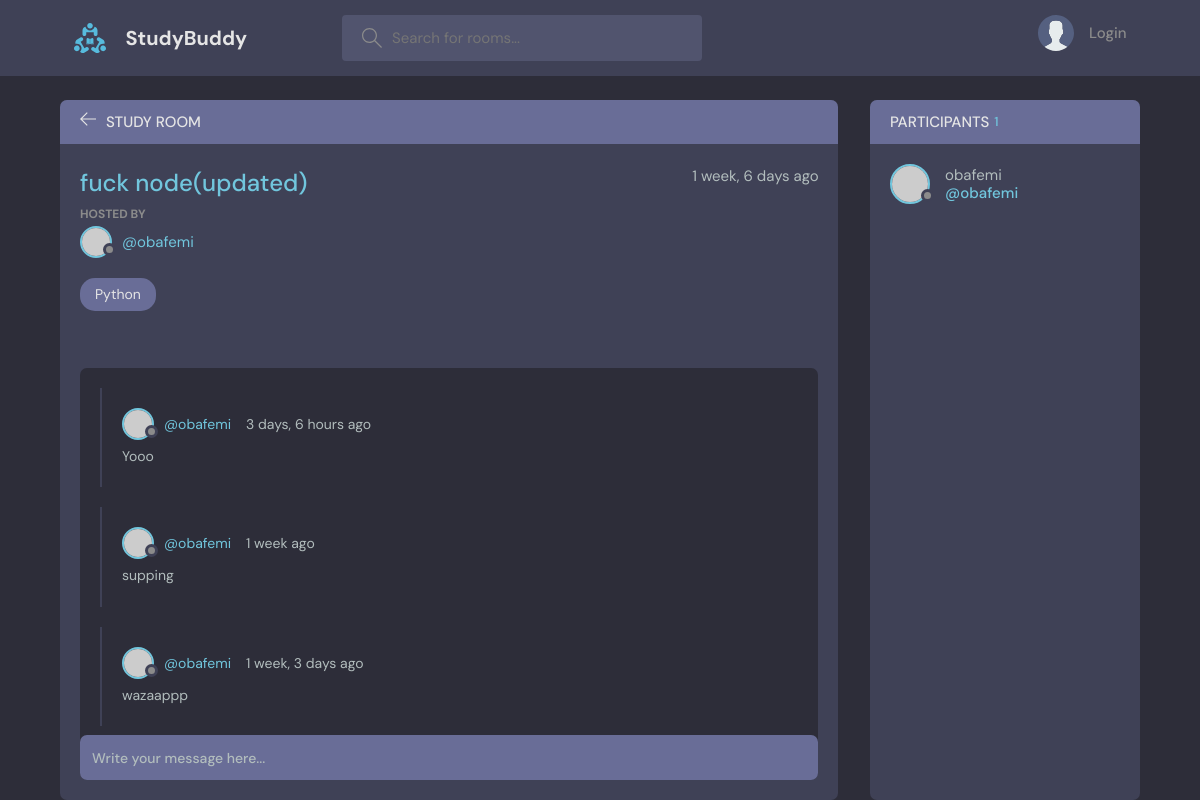
The app's page /room/1/, older data.
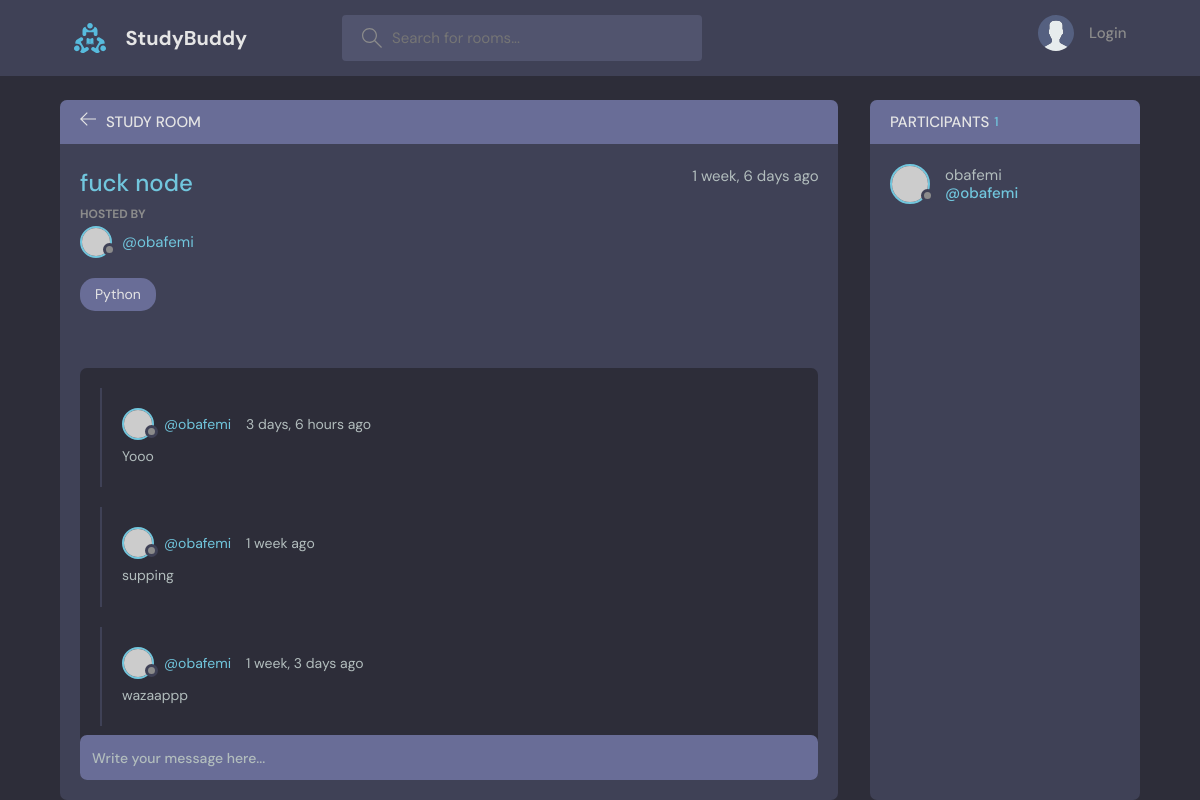
The same page, newer data.
### base/models.py (models this page shows, shortened)
class Room(models.Model):
    topic = models.ForeignKey(Topic, on_delete=models.SET_NULL, null=True)
    host = models.ForeignKey(User, on_delete=models.SET_NULL, null=True)
    name = models.CharField(max_length=200)
    description = models.TextField(null=True, blank=True)
    participants = models.ManyToManyField(User, related_name='participants', blank=True)
    updated = models.DateTimeField(auto_now=True)
    created = models.DateTimeField(auto_now_add=True)
    class Meta:
        ordering = ['-updated']

class Topic(models.Model):
    name = models.CharField(max_length=200)
    def __str__(self):
        return self.name

### base/views.py (the view, shortened to what this page needs)
# urls.py: path('room/<str:pk>/', views.room, name='room'),
def room(request, pk):
    room = Room.objects.get(id=pk)
    messages = room.message_set.all().order_by('-created')
    participants = room.participants.all()
    cointext = {'room': room, 'room_messages': messages, 'participants': participants}
    return render(request, 'base/room.html', cointext)

### base/templates/base/room.html (shortened to what this page needs)
{% extends 'main.html' %}
{% block content %}
    <main class="profile-page layout layout--2">
      <div class="container">
        <div class="room">
          <div class="room__top">
            <div class="room__topLeft">
              <a href="{% url 'home' %}">
                <svg version="1.1" xmlns="http://www.w3.org/2000/svg" width="32" height="32" viewBox="0 0 32 32">
                  <title>arrow-left</title>
                  <path
                    d="M13.723 2.286l-13.723 13.714 13.719 13.714 1.616-1.611-10.96-10.96h27.625v-2.286h-27.625l10.965-10.965-1.616-1.607z"
                  ></path>
                </svg>
              </a>
              <h3>Study Room</h3>
            </div>
          </div>
          <div class="room__box scroll">
            <div class="room__header scroll">
              <div class="room__info">
                <h3>{{room.name}}</h3>
                <span>{{room.created|timesince}} ago</span>
              </div>
              <div class="room__hosted">
                <p>Hosted By</p>
                <a href="{% url 'user-profile' room.host.id %}" class="room__author">
                  <div class="avatar avatar--small">
                    <img src="https://randomuser.me/api/portraits/men/37.jpg" />
                  </div>
                  <span>@{{room.host.username}}</span>
                </a>
              </div>
              <span class="room__topics">{{room.topic}}</span>
            </div>
            <div class="room__conversation">
              <div class="threads scroll">
            {% for message in room_messages %}
                <div class="thread">
                  <div class="thread__top">
                    <div class="thread__author">
                      <a href="{% url 'user-profile' message.user.id %}" class="thread__authorInfo">
                        <div class="avatar avatar--small">
                          <img src="https://randomuser.me/api/portraits/men/37.jpg" />
                        </div>
                        <span>@{{message.user.username}}</span>
                      </a>
                      <span class="thread__date">{{message.created|timesince}} ago</span>
                    </div>
                  </div>
                  <div class="thread__details">
                    {{message.body}}
                  </div>
                </div>
            {% endfor %}
              </div>
            </div>
          </div>
          <div class="room__message">
            <form action="#"><input name="" placeholder="Write your message here..." /></form>
          </div>
        </div>
        <div class="participants">
          <h3 class="participants__top">Participants <span>{{participants.count}}</span></h3>
          <div class="participants__list scroll">
            {% for user in participants %}
            <a href="{% url 'user-profile' user.id %}" class="participant">
              <div class="avatar avatar--medium">
                <img src="https://randomuser.me/api/portraits/men/37.jpg" />
              </div>
              <p>
                {{user.username}}
                <span>@{{user.username}}</span>
              </p>
            </a>
            {% endfor %}
          </div>
        </div>
      </div>
    </main>
{% endblock %}

Row changes from the older to the newer data that the page shows:
changed Room "obafemi": name "fuck node(updated)" → "fuck node"
